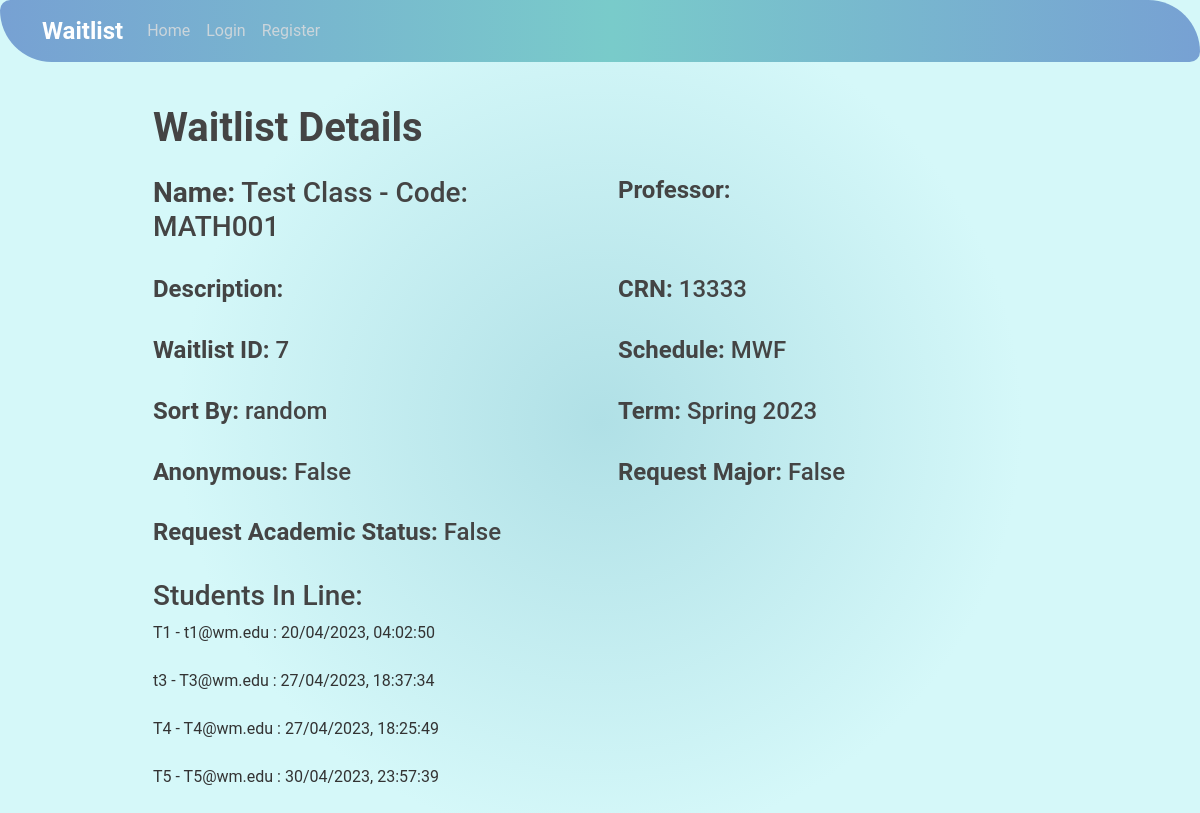
The page /studenthome/7/detail/ on the database as committed earlier.
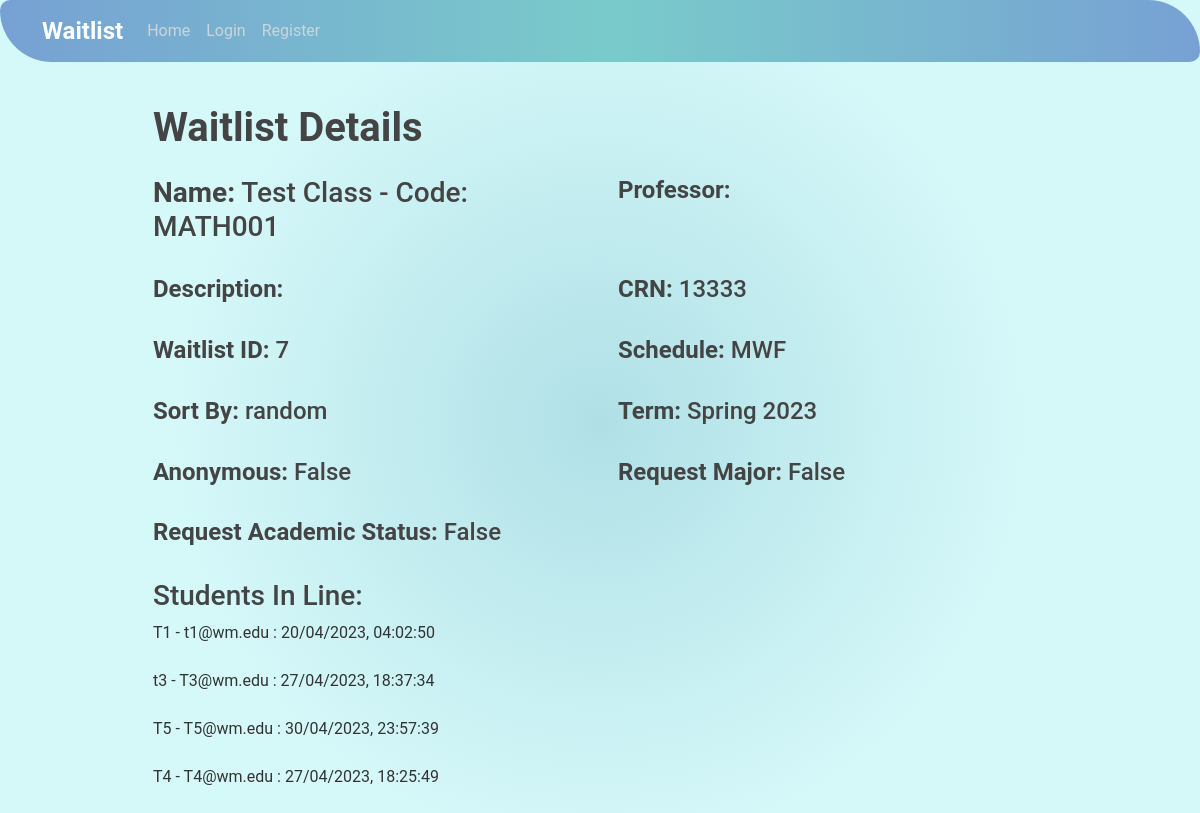
The same page on the database as committed later.
### studentview/models.py (models this page shows)
class StudentTicket(models.Model):
    class_waitlist = models.ForeignKey(ClassWaitlist, on_delete=models.CASCADE)
    date_joined = models.DateTimeField("date joined")
    student = models.ForeignKey(User, on_delete=models.CASCADE)
    position = models.IntegerField(default=0)  # Add this line
    waitlist_status = models.CharField(max_length=1, default="p") #a = accept r = reject p = pending
    student_academic_status = models.CharField(max_length=20, verbose_name='Academic Status', default = '')
    student_major = models.CharField(max_length=100, verbose_name='Major', default='')
    msg = models.CharField(max_length=200, verbose_name='Message for Professor', default='')
    def __str__(self):
        return_msg = str(self.student) + " - " + str(self.student.email)
        if self.student_major != '':
            return_msg += " - " + str(self.student_major) + " Major"
        if self.student_academic_status != '':
            return_msg += " - " + str(self.student_academic_status)
        return return_msg + ' : ' + str(self.date_joined.strftime("%d/%m/%Y, %H:%M:%S"))

### studentview/views.py (the view)
# urls.py: path("<int:pk>/detail/", views.DetailView.as_view(), name='detail'),
class DetailView(generic.DetailView):
    model = ClassWaitlist
    template_name = 'studentview/detail.html'
    def get_context_data(self, **kwargs):
        context = super().get_context_data(**kwargs)
        context['isProfessor'] = self.request.user.groups.filter(name='Professor').exists()
        context['ownsClass'] = self.request.user.id == kwargs['object'].professor.pk
        context['anonymous_waitlist'] = kwargs['object'].anonymous_waitlist
        return context

### studentview/templates/studentview/detail.html (shortened to what this page needs)
{% extends "studentview/base.html" %}
{% block content %}
<div class="container" style="padding: 40px;">
    <h1><b>Waitlist Details</b></h1>
    <div class="row mt-4">
        <div class="col-md-6">
            <h3><b>Name:</b> {{ classwaitlist.className }} - Code: {{ classwaitlist.classCode }}</h3>
        </div>
        <div class="col-md-6">
            <h4><b>Professor:</b> {{ classwaitlist.professor.first_name }} {{ classwaitlist.professor.last_name }} </h4>
        </div>
    </div>
    <div class="row mt-4">
        <div class="col-md-6">
            <h4><b>Description:</b> {{ classwaitlist.classDescription }}</h4>
        </div>
        <div class="col-md-6">
            <h4><b>CRN:</b> {{ classwaitlist.crn }}</h4>
        </div>
    </div>
    <div class="row mt-4">
        <div class="col-md-6">
            <h4><b>Waitlist ID:</b> {{ classwaitlist.id }}</h4>
        </div>
        <div class="col-md-6">
            <h4><b>Schedule:</b> {{ classwaitlist.schedule }}</h4>
        </div>
    </div>
    <div class="row mt-4">
        <div class="col-md-6">
            <h4><b>Sort By:</b> {{ classwaitlist.sortType }}</h4>
        </div>
        <div class="col-md-6">
            <h4><b>Term:</b> {{ classwaitlist.term }}</h4>
        </div>
    </div>
    <div class="row mt-4">
        <div class="col-md-6">
            <h4><b>Anonymous:</b> {{ classwaitlist.anonymous_waitlist }}</h4>
        </div>
        <div class="col-md-6">
            <h4><b>Request Major:</b> {{ classwaitlist.request_major }}</h4>
        </div>
    </div>
    <div class="row mt-4">
        <div class="col-md-6">
            <h4><b>Request Academic Status:</b> {{ classwaitlist.request_academic_status }}</h4>
        </div>
    </div>
    <h3 class="mt-4">Students In Line:</h3>
        {% for studentticket in classwaitlist.studentticket_set.all|dictsort:"position" %}
        <div class="row mt-2">
            <div class="col-md-12">
                <p>
                    {% if classwaitlist.anonymous_waitlist and not isProfessor and studentticket.student != user %}
                        Anonymous Student: {{studentticket.date_joined|date:"d/m/Y, H:i:s"}}
                    {% else %}
                        {{ studentticket }}
                    {% endif %}
                </p>
            </div>
        </div>
    {% endfor %}
    </div>
    {% endblock content %}

Rows that differ between the two databases and show on the page:
changed StudentTicket "T5 - T5@wm.edu : 30/04/2023, 23:57:39": moves up the list
